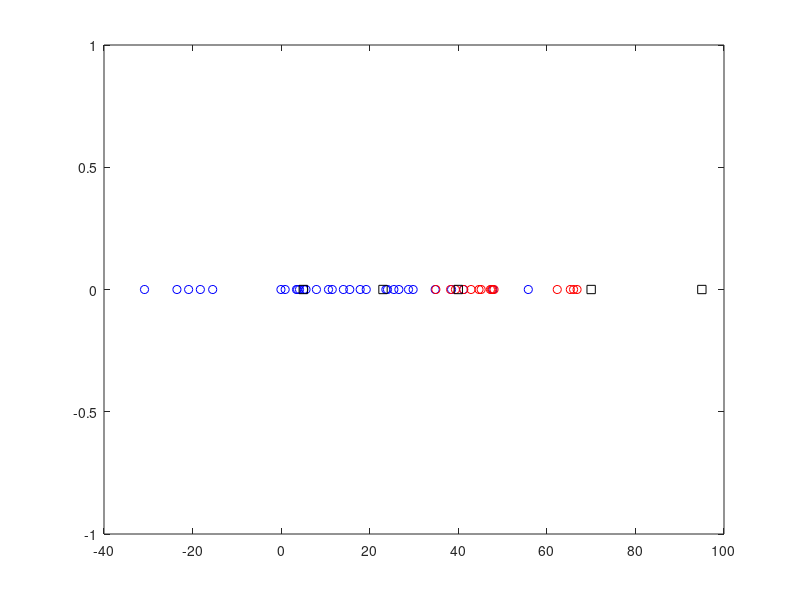
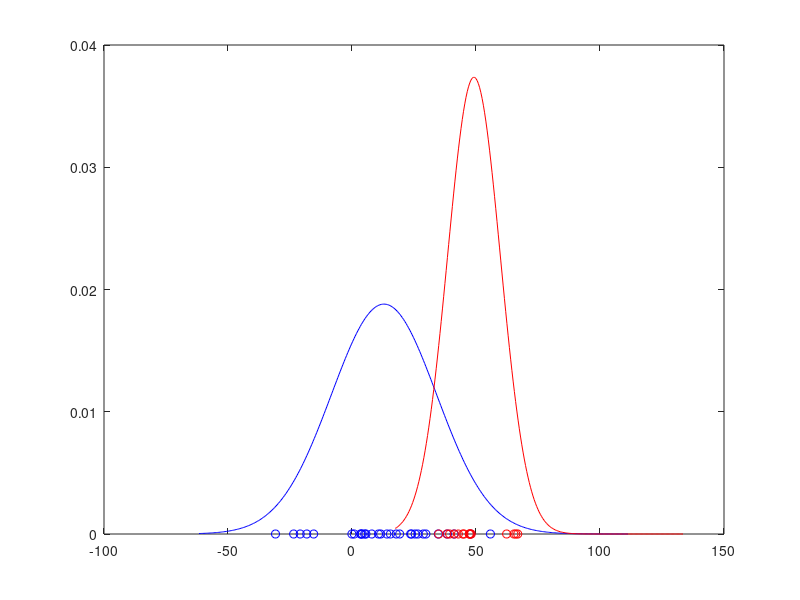
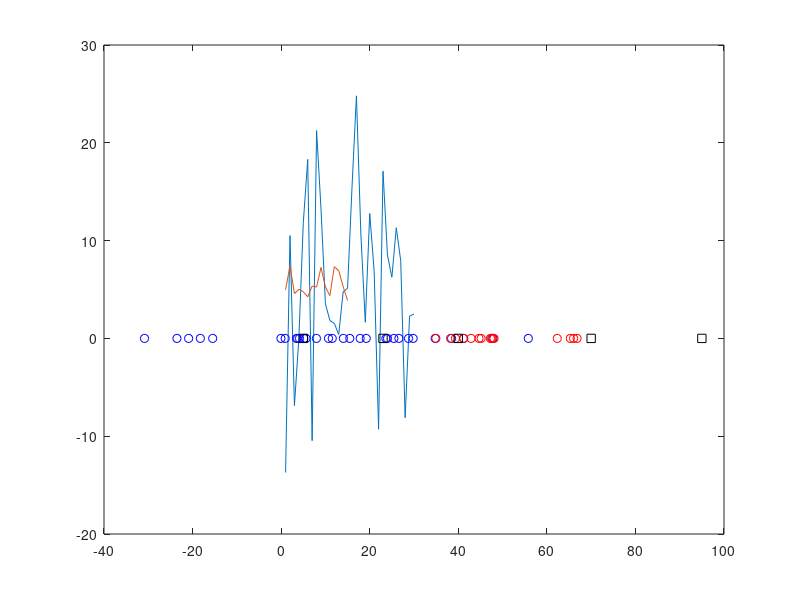

These charts were generated, in order, by the following MATLAB code:
clear all;
load('normdist.mat');

%%Assignment a
%Calculate mean and SD
nS1 = mle(S1);
nS2 = mle(S2);
nT = mle(T);

%plot S1, S2, T as points
figure(1);
plot(S1(:,1), 0, 'bo');
hold on;
plot(S2(:,1), 0, 'ro');
hold on;
plot(T, 0, 'ks');

hold off;

%%Assignment b
figure(2);
%Gaus function 1 in blue, for set S1
x = [min(S1)*2:.5:max(S1)*2]; % Range of x-axis. Multiplied by 2 to create fancier plot.
norm = normpdf(x,nS1(1),nS1(2)); % Argument 1 is the mu, argument 2 the sigma.
plot(x,norm, 'blue')
hold on;
%Gaus function 2 in red, for set S2
x = [min(S2)/2:.5:max(S2)*2]; % Devided by 2 because min(S2) is a positive value
norm = normpdf(x,nS2(1),nS2(2)); 
plot(x,norm, 'red')
hold on;

%plot the datapoints
plot(S1(:,1),0, 'bo');
hold on;
plot(S2(: ,1),0, 'ro');

hold off;

%%Assignment c&d
figure(3);
P_omega1 = 2/3;
P_omega2 = 1/3;
%Geen idee hoe ik P(omega1)*P(x|omega1) doe
plot(P_omega1 * (S1*P_omega1)) %klopt niet
hold on;
plot(P_omega2 * (S2*P_omega2)) %klopt niet
%plot the datapoints
plot(S1(:,1),0, 'bo');
hold on;
plot(S2(: ,1),0, 'ro');
hold on;
plot(T, 0, 'ks');
hold off;